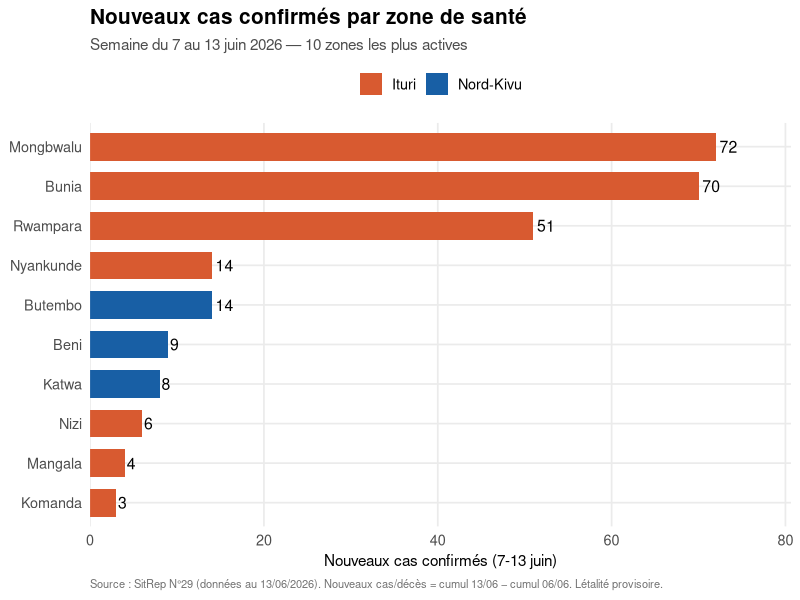
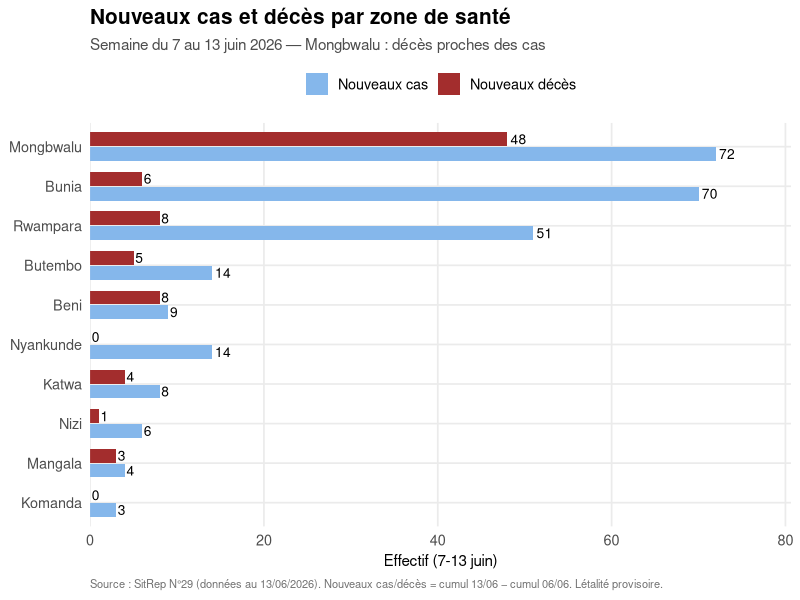
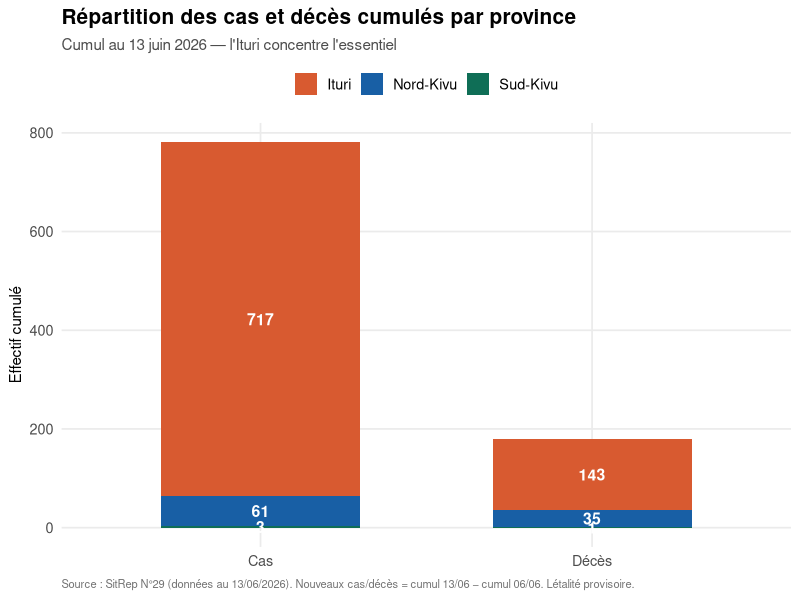
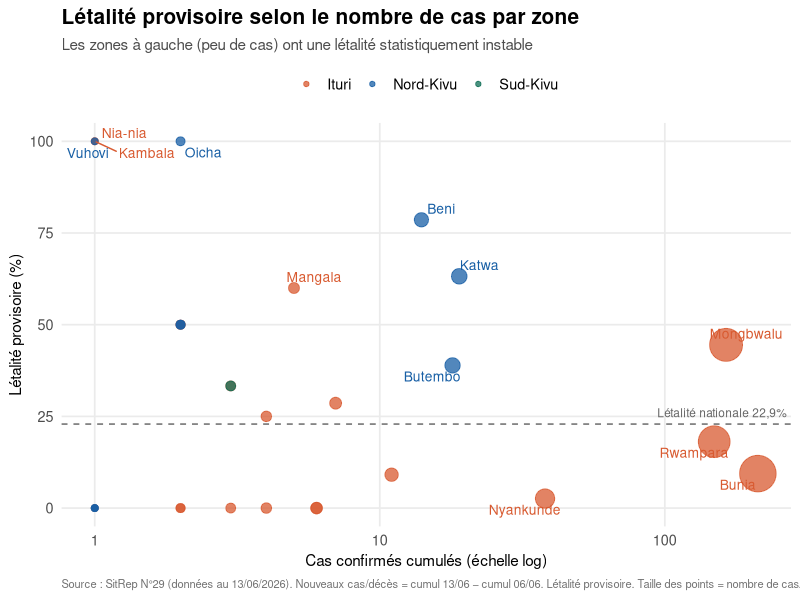

These charts were generated, in order, by the following R code:
## ============================================================
## PREIS EBOLA RDC
## graphiques_7_13_juin_SR29.R
##
## Génère 4 graphiques PNG haute résolution (300 dpi) à partir
## du tableau cas/décès par zone — semaine du 7 au 13 juin 2026
## (SitRep N°29, données au 13 juin).
##
## G1. Nouveaux cas par zone (top 10) — où est la transmission active
## G2. Nouveaux cas vs nouveaux décès par zone — fait ressortir Mongbwalu
## G3. Répartition du cumul par province (barres empilées)
## G4. Létalité vs nombre de cas (nuage) — sépare zones fiables / instables
##
## Sortie : outputs/analyse/*.png
## ============================================================

suppressPackageStartupMessages({
  library(dplyr); library(ggplot2); library(tidyr); library(scales)
})

BASE_DIR <- Sys.getenv("GITHUB_WORKSPACE",
                       unset = "D:/PREIS_Ebola_DRC_Sitrep_FV_12.06.26")
OUT_DIR  <- file.path(BASE_DIR, "outputs", "analyse")
dir.create(OUT_DIR, recursive = TRUE, showWarnings = FALSE)

# ------------------------------------------------------------
# Données (Tableau 2, SitRep N°29, cumul 13/06) + nouveaux 7-13/06
# ------------------------------------------------------------
d <- tibble::tribble(
  ~province,   ~zone,        ~cas_13, ~deces_13, ~nouv_cas, ~nouv_deces,
  "Ituri",     "Bunia",          212,   20,  70,  6,
  "Ituri",     "Rwampara",       149,   27,  51,  8,
  "Ituri",     "Mongbwalu",      164,   73,  72, 48,
  "Ituri",     "Nyankunde",       38,    1,  14,  0,
  "Ituri",     "Bambu",            7,    2,   2,  0,
  "Ituri",     "Aru",              3,    1,   0,  0,
  "Ituri",     "Kilo",             4,    1,   0,  0,
  "Ituri",     "Nizi",            11,    1,   6,  1,
  "Ituri",     "Mangala",          5,    3,   4,  3,
  "Ituri",     "Damas",            4,    0,   1,  0,
  "Ituri",     "Aungba",           2,    1,   1,  1,
  "Ituri",     "Gety",             1,    0,   0,  0,
  "Ituri",     "Komanda",          6,    0,   3,  0,
  "Ituri",     "Lita",             6,    0,   2,  0,
  "Ituri",     "Logo",             2,    0,   0,  0,
  "Ituri",     "Mambasa",          2,    1,   0,  0,
  "Ituri",     "Rimba",            3,    0,   0,  0,
  "Ituri",     "Tchomia",          2,    0,   2,  0,
  "Ituri",     "Kambala",          1,    1,   1,  1,
  "Ituri",     "Nia-nia",          1,    1,   1,  1,
  "Nord-Kivu", "Katwa",           19,   12,   8,  4,
  "Nord-Kivu", "Beni",            14,   11,   9,  8,
  "Nord-Kivu", "Butembo",         18,    7,  14,  5,
  "Nord-Kivu", "Oicha",            2,    2,   0,  0,
  "Nord-Kivu", "Kalunguta",        2,    1,   1,  0,
  "Nord-Kivu", "Kyondo",           2,    1,   1,  1,
  "Nord-Kivu", "Goma",             1,    0,   0,  0,
  "Nord-Kivu", "Masereka",         1,    0,   1,  0,
  "Nord-Kivu", "Vuhovi",           1,    1,   1,  1,
  "Nord-Kivu", "Mabalako",         1,    0,   1,  0,
  "Sud-Kivu",  "Miti-Murhesa",     3,    1,   0,  0
) %>%
  mutate(letalite = ifelse(cas_13 > 0, round(100 * deces_13 / cas_13, 1), NA))

# Palette province cohérente
pal_prov <- c("Ituri" = "#D85A30", "Nord-Kivu" = "#185FA5", "Sud-Kivu" = "#0F6E56")

# Thème commun (lisible pour impression)
theme_preis <- theme_minimal(base_size = 13) +
  theme(
    plot.title    = element_text(face = "bold", size = 15),
    plot.subtitle = element_text(color = "grey30", size = 11),
    plot.caption  = element_text(color = "grey45", size = 8, hjust = 0),
    axis.title    = element_text(size = 11),
    legend.position = "top",
    panel.grid.minor = element_blank()
  )

CAP <- "Source : SitRep N°29 (données au 13/06/2026). Nouveaux cas/décès = cumul 13/06 − cumul 06/06. Létalité provisoire."

# ============================================================
# G1 — Nouveaux cas par zone (top 10)
# ============================================================
g1 <- d %>%
  filter(nouv_cas > 0) %>%
  slice_max(nouv_cas, n = 10) %>%
  ggplot(aes(x = reorder(zone, nouv_cas), y = nouv_cas, fill = province)) +
  geom_col(width = 0.7) +
  geom_text(aes(label = nouv_cas), hjust = -0.2, size = 4) +
  coord_flip() +
  scale_fill_manual(values = pal_prov, name = NULL) +
  scale_y_continuous(expand = expansion(mult = c(0, 0.12))) +
  labs(title = "Nouveaux cas confirmés par zone de santé",
       subtitle = "Semaine du 7 au 13 juin 2026 — 10 zones les plus actives",
       x = NULL, y = "Nouveaux cas confirmés (7-13 juin)",
       caption = CAP) +
  theme_preis
ggsave(file.path(OUT_DIR, "g1_nouveaux_cas_zone.png"), g1,
       width = 9, height = 6, dpi = 300, bg = "white")

# ============================================================
# G2 — Nouveaux cas vs nouveaux décès par zone (barres groupées)
# ============================================================
g2 <- d %>%
  filter(nouv_cas > 0 | nouv_deces > 0) %>%
  slice_max(nouv_cas + nouv_deces, n = 10) %>%
  select(zone, `Nouveaux cas` = nouv_cas, `Nouveaux décès` = nouv_deces) %>%
  pivot_longer(-zone, names_to = "indicateur", values_to = "n") %>%
  ggplot(aes(x = reorder(zone, n), y = n, fill = indicateur)) +
  geom_col(position = position_dodge(width = 0.75), width = 0.7) +
  geom_text(aes(label = n), position = position_dodge(width = 0.75),
            hjust = -0.2, size = 3.5) +
  coord_flip() +
  scale_fill_manual(values = c("Nouveaux cas" = "#85B7EB",
                               "Nouveaux décès" = "#A32D2D"), name = NULL) +
  scale_y_continuous(expand = expansion(mult = c(0, 0.12))) +
  labs(title = "Nouveaux cas et décès par zone de santé",
       subtitle = "Semaine du 7 au 13 juin 2026 — Mongbwalu : décès proches des cas",
       x = NULL, y = "Effectif (7-13 juin)",
       caption = CAP) +
  theme_preis
ggsave(file.path(OUT_DIR, "g2_cas_vs_deces_zone.png"), g2,
       width = 9, height = 6, dpi = 300, bg = "white")

# ============================================================
# G3 — Répartition du cumul par province (barres empilées)
# Utilise les TOTAUX OFFICIELS par province (incluant les cas
# non ventilés par zone), pas seulement la somme des zones nommées.
# Totaux SitRep 29 : Ituri 717/143, Nord-Kivu 61/35, Sud-Kivu 3/1.
# ============================================================
g3_data <- tibble::tribble(
  ~province,   ~Cas, ~Deces,
  "Ituri",       717,  143,
  "Nord-Kivu",    61,   35,
  "Sud-Kivu",      3,    1
) %>%
  rename(`Décès` = Deces) %>%
  pivot_longer(-province, names_to = "indicateur", values_to = "n")

g3 <- ggplot(g3_data, aes(x = indicateur, y = n, fill = province)) +
  geom_col(width = 0.6) +
  geom_text(aes(label = n), position = position_stack(vjust = 0.5),
            size = 4, color = "white", fontface = "bold") +
  scale_fill_manual(values = pal_prov, name = NULL) +
  labs(title = "Répartition des cas et décès cumulés par province",
       subtitle = "Cumul au 13 juin 2026 — l'Ituri concentre l'essentiel",
       x = NULL, y = "Effectif cumulé",
       caption = CAP) +
  theme_preis
ggsave(file.path(OUT_DIR, "g3_repartition_province.png"), g3,
       width = 8, height = 6, dpi = 300, bg = "white")

# ============================================================
# G4 — Létalité vs nombre de cas (nuage) : fiabilité du CFR
# ============================================================
# Étiquetage : ggrepel si dispo (évite chevauchements), sinon geom_text simple
has_repel <- requireNamespace("ggrepel", quietly = TRUE)
label_layer <- if (has_repel) {
  ggrepel::geom_text_repel(
    data = d %>% filter(cas_13 >= 14 | letalite >= 60),
    aes(label = zone), size = 3.5, show.legend = FALSE, max.overlaps = 20)
} else {
  geom_text(
    data = d %>% filter(cas_13 >= 14 | letalite >= 60),
    aes(label = zone), size = 3.3, vjust = -0.8, show.legend = FALSE)
}

g4 <- d %>%
  filter(cas_13 > 0) %>%
  ggplot(aes(x = cas_13, y = letalite, color = province, size = cas_13)) +
  geom_point(alpha = 0.75) +
  label_layer +
  geom_hline(yintercept = 22.9, linetype = "dashed", color = "grey40") +
  annotate("text", x = max(d$cas_13) * 0.75, y = 26,
           label = "Létalité nationale 22,9%", size = 3, color = "grey40") +
  scale_color_manual(values = pal_prov, name = NULL) +
  scale_size_continuous(range = c(2, 12), guide = "none") +
  scale_x_continuous(trans = "log10") +
  labs(title = "Létalité provisoire selon le nombre de cas par zone",
       subtitle = "Les zones à gauche (peu de cas) ont une létalité statistiquement instable",
       x = "Cas confirmés cumulés (échelle log)",
       y = "Létalité provisoire (%)",
       caption = paste(CAP, "Taille des points = nombre de cas.")) +
  theme_preis
ggsave(file.path(OUT_DIR, "g4_letalite_vs_cas.png"), g4,
       width = 9, height = 6, dpi = 300, bg = "white")

cat("\n4 graphiques générés dans :", OUT_DIR, "\n")
cat("  g1_nouveaux_cas_zone.png\n")
cat("  g2_cas_vs_deces_zone.png\n")
cat("  g3_repartition_province.png\n")
cat("  g4_letalite_vs_cas.png\n")
